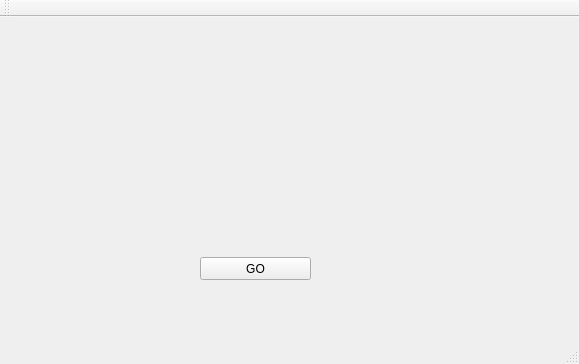
<?xml version="1.0" encoding="UTF-8"?>
<ui version="4.0">
 <class>MainWindow</class>
 <widget class="QMainWindow" name="MainWindow">
  <property name="geometry">
   <rect>
    <x>0</x>
    <y>0</y>
    <width>579</width>
    <height>364</height>
   </rect>
  </property>
  <property name="windowTitle">
   <string>Gestion des Clients</string>
  </property>
  <widget class="QWidget" name="centralWidget">
   <widget class="QPushButton" name="pushButton">
    <property name="geometry">
     <rect>
      <x>200</x>
      <y>240</y>
      <width>111</width>
      <height>23</height>
     </rect>
    </property>
    <property name="text">
     <string>GO</string>
    </property>
   </widget>
  </widget>
  <widget class="QToolBar" name="mainToolBar">
   <attribute name="toolBarArea">
    <enum>TopToolBarArea</enum>
   </attribute>
   <attribute name="toolBarBreak">
    <bool>false</bool>
   </attribute>
  </widget>
  <widget class="QStatusBar" name="statusBar"/>
 </widget>
 <layoutdefault spacing="6" margin="11"/>
 <resources/>
 <connections/>
</ui>
